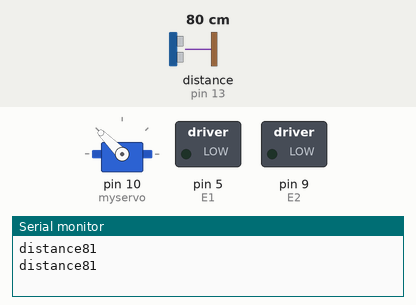
A sketch run on a simulated Arduino Uno, built with avr-gcc and run on an emulated ATmega328P. Parts: servo, switched loads named in the sketch (green lamp = pin HIGH), the last lines printed to the serial monitor. The test bench sets the inputs (shaded band); at power-on: distance to the obstacle (sensor on pin 13) 80 cm. The echo pulse lasts 58.3 µs per cm.

Above: at 6.3 s.
6.4 s: distance to the obstacle (sensor on pin 13) set to 11 cm
At 6.62 s:
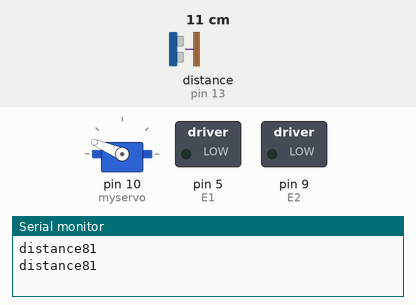
12.6 s: distance to the obstacle (sensor on pin 13) set to 8 cm
At 16.77 s:
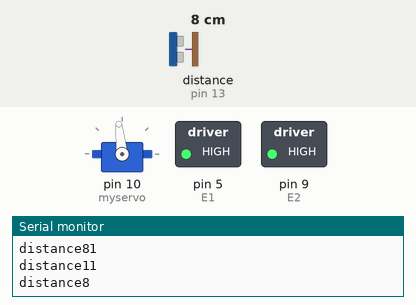
19.3 s: distance to the obstacle (sensor on pin 13) set to 18 cm
At 22.3 s:
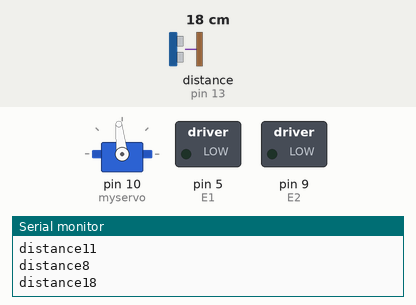
Timing chart, 0 to 31.5 s (numbered marks = the images above; inputs shaded):
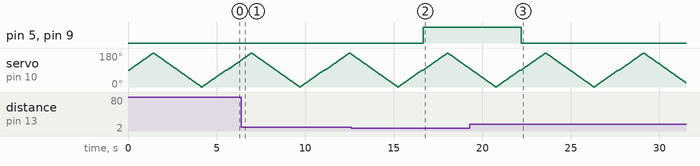

The sketch:

ex_sonic.ino
```cpp
#include<NewPing.h>
#include<Servo.h>
#include<AFMotor.h>

#define TRIGGER_PIN 12
#define ECHO_PIN 13
#define MAX_DISTANCE 200

unsigned int distance = 0;
 int d=10;

NewPing sonar(TRIGGER_PIN, ECHO_PIN, MAX_DISTANCE);

int E1 = 5;
int M1 = 4;
int E2 = 9;
int M2 = 2;

 Servo myservo;
 int pos=0;

void setup() {
  pinMode(12, INPUT);
  pinMode(13, INPUT);
   Serial.begin(9600);
   myservo.attach(10);
}

void loop() {

delay(50);
distance = sonar.ping_cm();
Serial.print("distance");
Serial.println(distance);

{
for(pos = 90; pos <= 180; pos += 1){
  myservo.write(pos);
  if((distance > 5) && (distance < d)){
  digitalWrite(M1,LOW);
  digitalWrite(M2, HIGH);
  analogWrite(E1, 255);
  analogWrite(E2, 255);

}else if(distance > d) {

stop();
}
  delay(15);
  }
for(pos = 180; pos >= 0; pos-= 1) {
  myservo.write(pos);
  if((distance > 5) && (distance < d)){
  digitalWrite(M1, HIGH);
  digitalWrite(M2, HIGH);
  analogWrite(E1, 255);
  analogWrite(E2, 255);

}else if(distance > d) {
stop();
}
  delay(15);
  }
for(pos = 0; pos<=90; pos += 1) {
  myservo.write(pos);
  if((distance > 5) && (distance < d)){
  digitalWrite(M1, HIGH);
  digitalWrite(M2, LOW);
  analogWrite(E1, 255);
  analogWrite(E2, 255);

}else if(distance > d) {
stop();
}
  delay(15);
  }
}

}

void stop(){
    //Stop
  digitalWrite(M1, LOW);
  digitalWrite(M2, HIGH);
  analogWrite(E1, 0);
  analogWrite(E2, 0);
}
```

Measured:
- the behaviour switches between 10 and 9 cm on distance to the obstacle (sensor on pin 13) (found by bisection; images 1 and 2)
- after the input at 12.6 s, pin 5 (E1), pin 9 (E2): LOW → HIGH after 4.1 s
- after the input at 19.3 s, pin 5 (E1), pin 9 (E2): HIGH → LOW after 2.9 s
